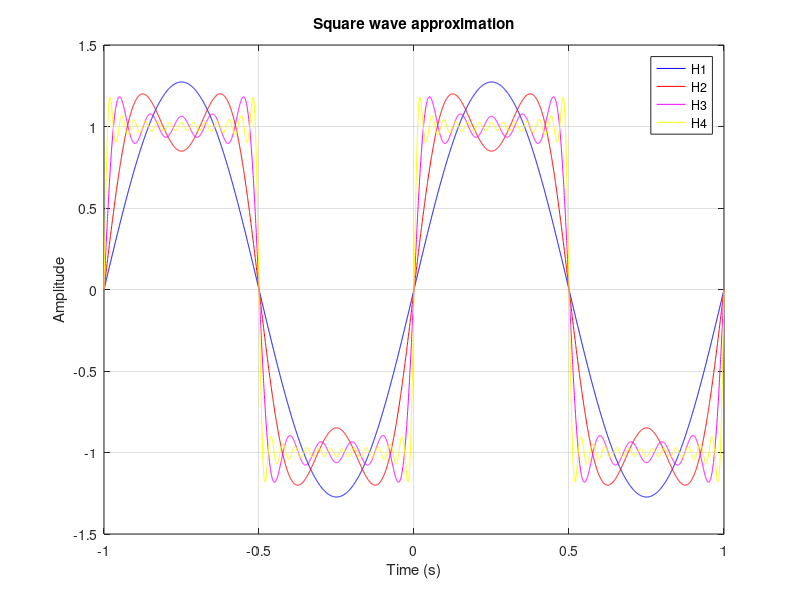

Reproduce this figure in MATLAB.
t = linspace(-1, 1, 4000);
H3 = 9;
H1 = 1;
H2 = 3;
H4 = 25;
x1 = zeros(size(t));
x2 = zeros(size(t));
x3 = zeros(size(t));
x4 = zeros(size(t));

for k = 1:2:H1
    x1 = x1 + (4/pi) * sin(2*pi*k*t) / k;
end
for k = 1:2:H2
    x2 = x2 + (4/pi) * sin(2*pi*k*t) / k;
end
for k = 1:2:H3
    x3 = x3 + (4/pi) * sin(2*pi*k*t) / k;
end
for k = 1:2:H4
    x4 = x4 + (4/pi) * sin(2*pi*k*t) / k;
end

plot(t, x1, 'b')
hold on
plot(t, x2, 'r')
hold on
plot(t, x3, 'm')
hold on
plot(t, x4, 'y')
grid on
xlabel('Time (s)')
ylabel('Amplitude')
title('Square wave approximation')
legend('H1','H2','H3','H4')
